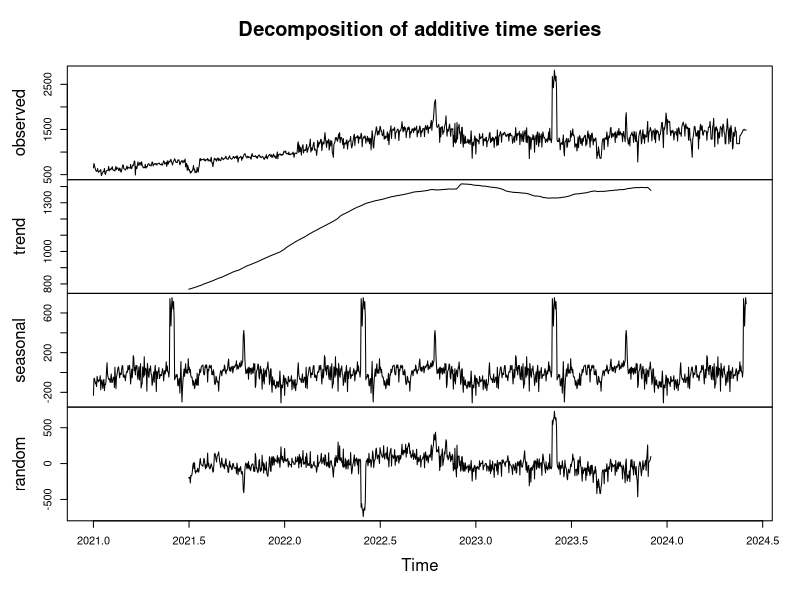
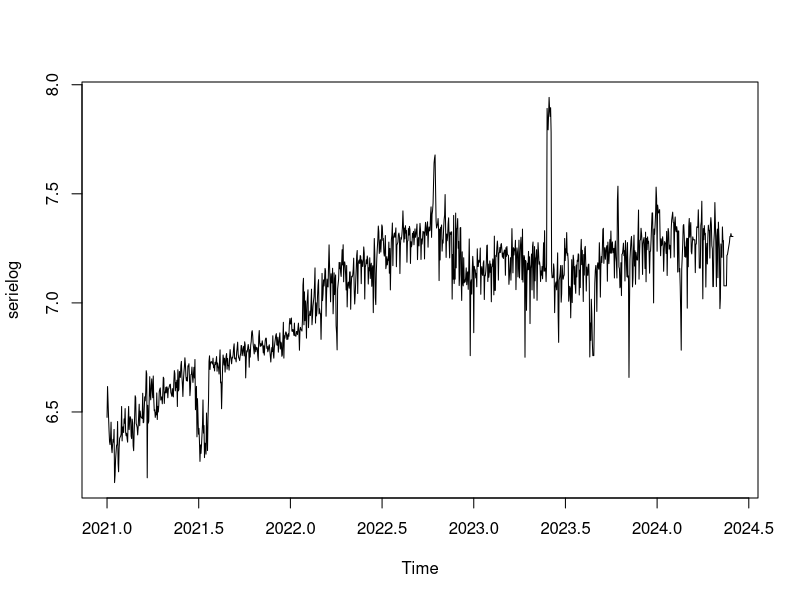
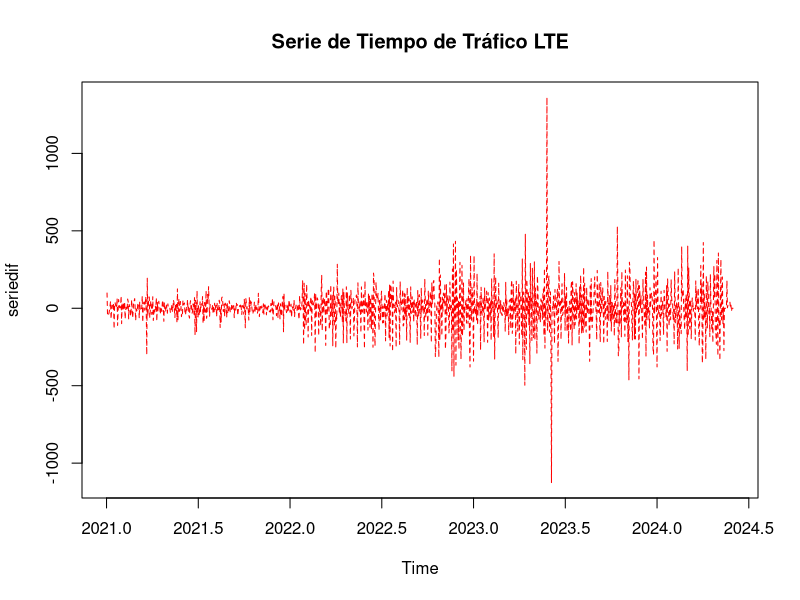
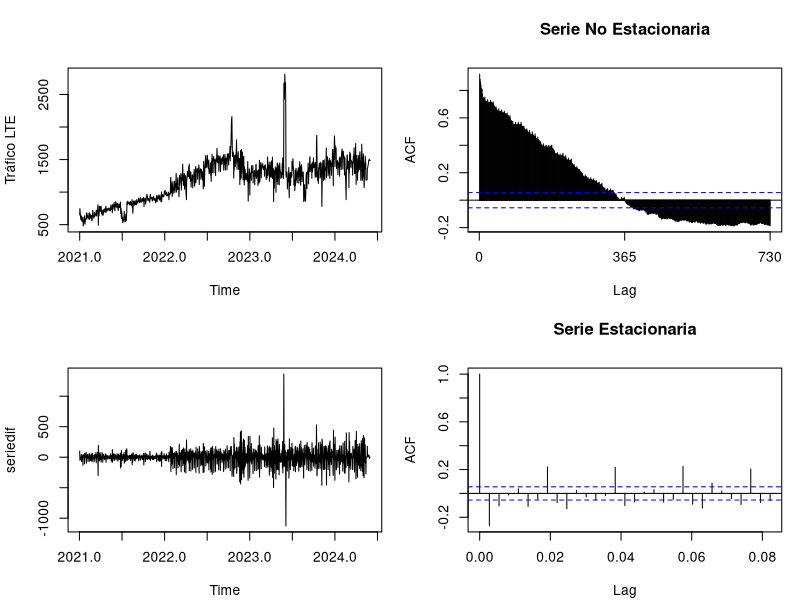
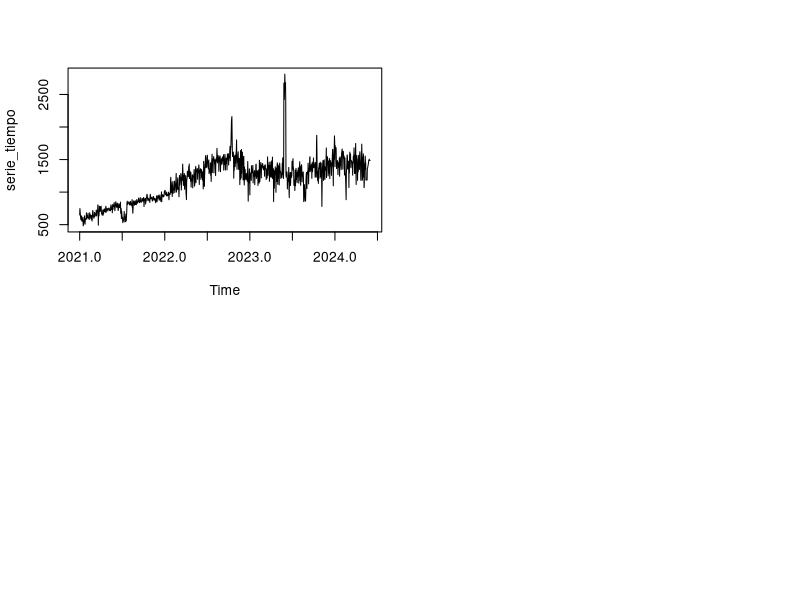
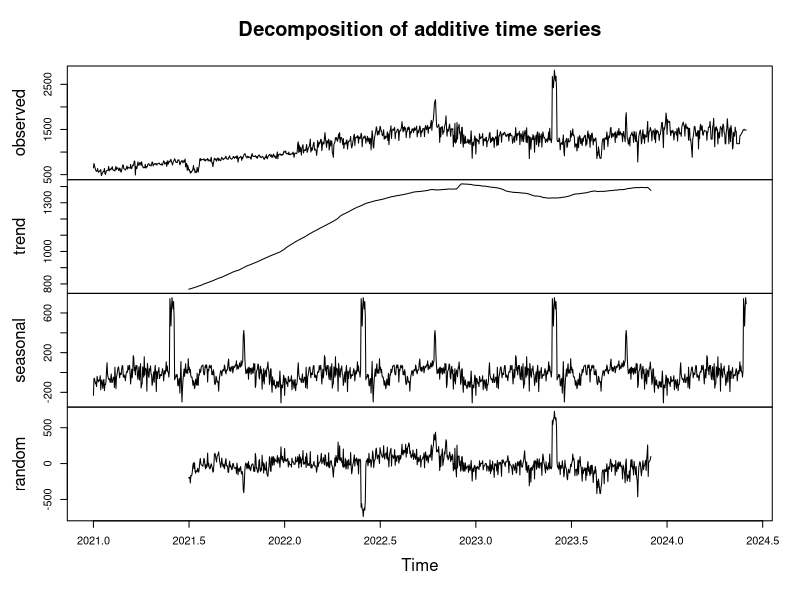
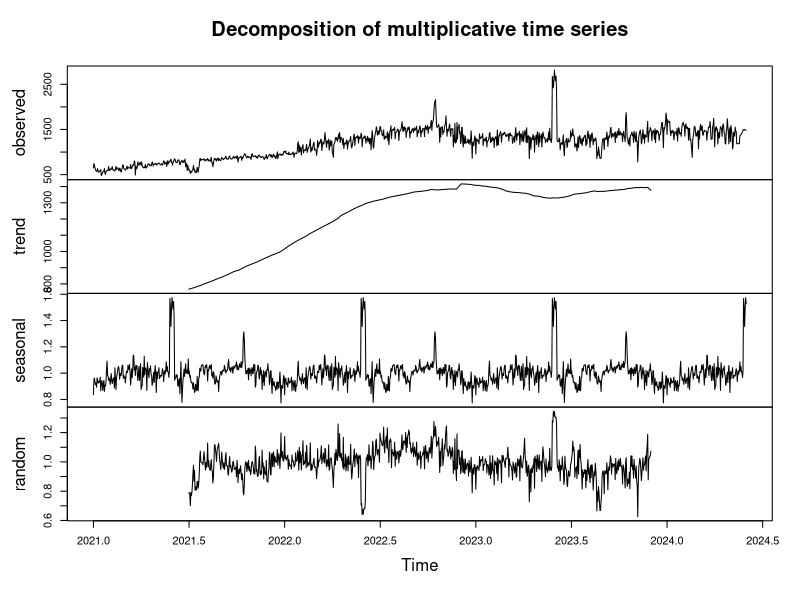
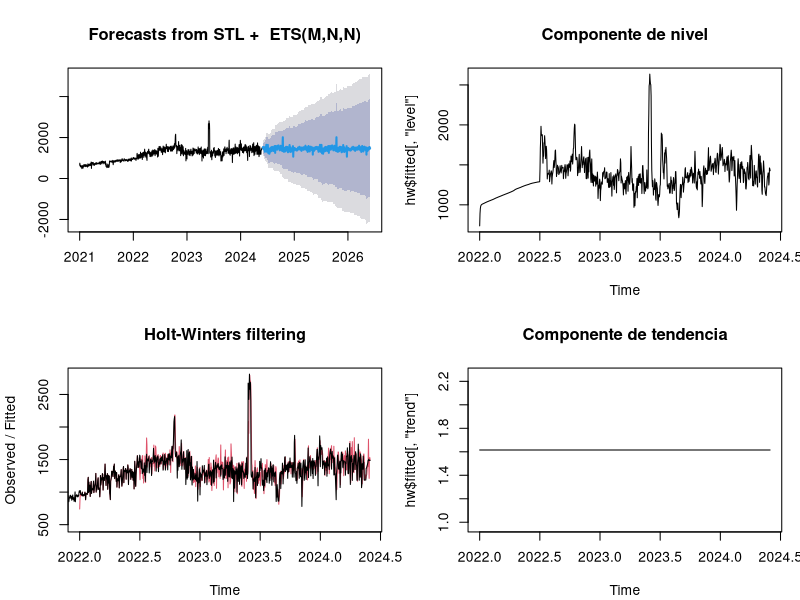

The R source for these figures, in order:
## ---- chunk 1
library(lubridate)
library(zoo)
library(TTR) # libreria promedios móviles
library(forecast) #  libreria estacionalidad y rezagos
library(tseries)

## ---- chunk 2
datos <- read.csv("serie_tiempo.csv")
## ---- chunk 3
fecha_inicio <- as.Date("2021-01-01")
serie_tiempo <- ts(datos$x, start = c(format(fecha_inicio, "%Y"), format(fecha_inicio, "%j")), frequency = 365)
## ---- chunk 4
start_time <- start(serie_tiempo)
end_time <- end(serie_tiempo)
frequency <- frequency(serie_tiempo)
min_date <- as.Date(paste(start_time[1], start_time[2], sep="-"), "%Y-%j")
max_date <- as.Date(paste(end_time[1], (end_time[2]-1) / frequency * 365, sep="-"), "%Y-%j")

min_date
max_date

## ---- chunk 5
descomposicion <- decompose(serie_tiempo)
plot(descomposicion)
 
## ---- chunk 6
serielog=log(serie_tiempo)
plot(serielog)
## ---- chunk 7
adf.test(serielog,alternative = "stationary")
## ---- chunk 8
ndiffs(serie_tiempo)
## ---- chunk 9
seriedif=diff(serie_tiempo)
plot(seriedif,lty="dashed",col="red",main="Serie de Tiempo de Tráfico LTE")
## ---- chunk 10
adf.test(seriedif,alternative = "stationary")
## ---- chunk 11
ndiffs(seriedif)
## ---- chunk 12
par(mfrow=c(2,2),mar=c(4,4,4,1)+.1)
plot(serie_tiempo,ylab="Tráfico LTE")
Acf(serie_tiempo,main="Serie No Estacionaria")
plot(seriedif)
acf(seriedif,main="Serie Estacionaria")

## ---- chunk 13
plot(serie_tiempo)
## ---- chunk 14
frequency(serie_tiempo)
## ---- chunk 15
modelo_aditivo <- decompose(serie_tiempo, type="additive")
plot(modelo_aditivo)
## ---- chunk 16
# Descomposición Multiplicativa
modelo_multiplicativo <- decompose(serie_tiempo, type="multiplicative")
plot(modelo_multiplicativo)

## ---- chunk 17
resultado_forecast <- stlf(serie_tiempo, robust=TRUE)
plot(resultado_forecast)
## ---- chunk 18
hw <- HoltWinters(serie_tiempo, seasonal="multiplicative")
plot(hw)
## ---- chunk 19

alpha <- hw$alpha
beta <- hw$beta
gamma <- hw$gamma

# Imprimir los parámetros
cat("Alpha (nivel):", alpha, "\n")
cat("Beta (tendencia):", beta, "\n")
cat("Gamma (estacionalidad):", gamma, "\n")

## ---- chunk 20
print(str(hw$fitted))
## ---- chunk 21
plot(hw$fitted[, "level"], main="Componente de nivel")
## ---- chunk 22
plot(hw$fitted[, "trend"], main="Componente de tendencia")
## ---- chunk 23
plot(hw$fitted[, "season"], main="Componente estacional")
## ---- chunk 24
residuos_hw <- residuals(hw)
ljung_box_result <- Box.test(residuos_hw, type = "Ljung-Box")
print(ljung_box_result)

## ---- chunk 25
residuos_hw2 <- residuals(hw)
ljung_box_result_30 <- Box.test(residuos_hw2, type = "Ljung-Box", lag = 30)
print(ljung_box_result_30)

## ---- chunk 26
hw_forecast <- forecast(hw, h=365)
plot(serie_tiempo, type = "l", col = "blue", xlab = "Tiempo", ylab = "Valores", main = "Datos Originales, Ajuste y Pronóstico de Holt-Winters", ylim = range(c(serie_tiempo, hw$fitted[, "xhat"], hw_forecast$mean, hw_forecast$lower, hw_forecast$upper)))
lines(hw$fitted[, "xhat"], col = "green")
lines(hw_forecast$mean, col = "red")
matlines(hw_forecast$mean, hw_forecast$lower[, "80%"], col = "red", lty = 2)
matlines(hw_forecast$mean, hw_forecast$upper[, "80%"], col = "red", lty = 2)
matlines(hw_forecast$mean, hw_forecast$lower[, "95%"], col = "red", lty = 2)
matlines(hw_forecast$mean, hw_forecast$upper[, "95%"], col = "red", lty = 2)
legend("topright", legend = c("Datos Originales", "Ajuste HW", "Pronóstico HW", "Intervalo 80%", "Intervalo 95%"), col = c("blue", "green", "red", "red", "red"), lty = c(1, 1, 1, 2, 2), merge = TRUE)

## ---- chunk 27
hw_forecast

